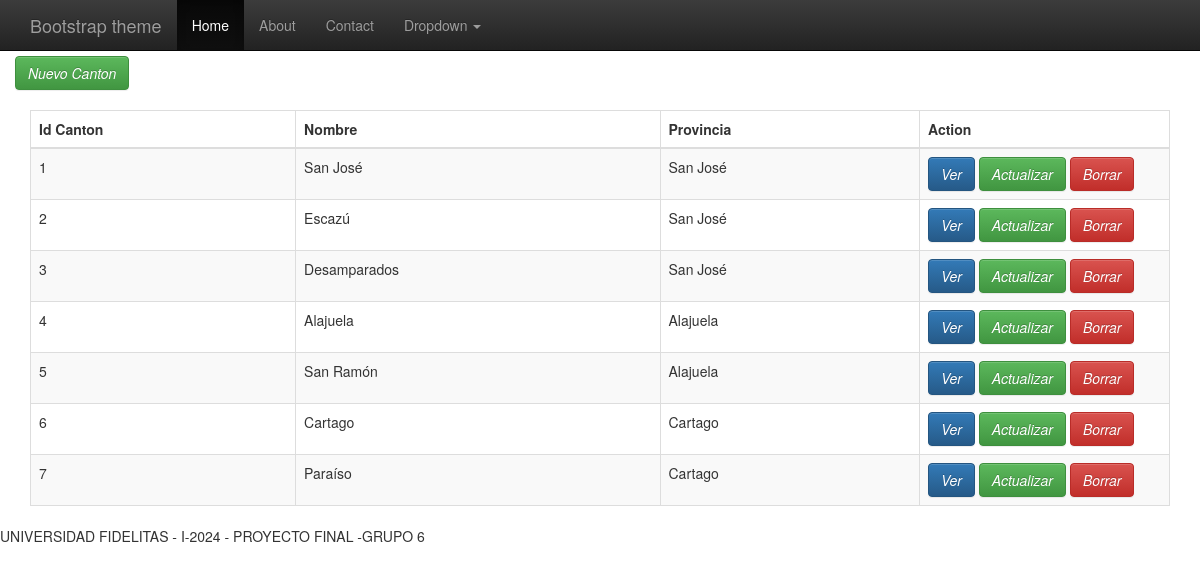
The page /SECTIONS/cantones.php on the database its author committed.
### tables this page shows
CREATE TABLE `cantones` (
  `id_canton` int(11) NOT NULL,
  `nombre` varchar(25) NOT NULL,
  `id_provincia` int(11) NOT NULL
);

CREATE TABLE `provincias` (
  `id_provincia` int(11) NOT NULL,
  `nombre` varchar(25) NOT NULL
);

### DAL/funciones_cantones.php (called while the page is built, shortened)
<?php
$conn = conectar();
function getInventarios()
{
    global $conn;
    $sql_select_cantones = "select id_canton, nombre, id_provincia from cantones";
    return $result = $conn->query($sql_select_cantones);
}
function getProvincia($id_provincia)
{
    global $conn;
    $sql_select_provincias = "select nombre from provincias where id_provincia=$id_provincia";
    $result = $conn->query($sql_select_provincias);
    $row = $result->fetch_assoc();
    return $row['nombre'];
}

### SECTIONS/cantones.php (the view, shortened to what this page needs)
<?php
require_once "../DAL/funciones_cantones.php";
?>
<!DOCTYPE html>
<html lang="en">
<head>
    <?php
    require_once "../INCLUDE/head.php";
    ?>
</head>
<body>
    <?php
    include "../INCLUDE/nav.php";
    ?>
    <div class="container">
        <div class="row">
            <h3>CANTONES DE COSTA RICA</h3>
        </div>
        <div class="row">
            <p>
                <?php
                echo '<button type="button" class="btn btn-success" data-toggle="modal"
                data-target="#insertar">
                <i class="fa fa-edit ">Nuevo Canton</i></button>';
                require "CANTONES/insertar_cantones.php";
                ?>
            <table class="table table-striped table-bordered">
                <thead>
                    <tr>
                        <th>Id Canton</th>
                        <th>Nombre</th>
                        <th>Provincia</th>
                        <th>Action</th>
                    </tr>
                </thead>
                <tbody>
                    <?php
                    $result = getInventarios();
                    if ($result->num_rows > 0) {
                        foreach ($result as $row) {
                            echo '<tr>';
                            echo '<td>' . $row['id_canton'] . '</td>';
                            echo '<td>' . $row['nombre'] . '</td>';
                            echo '<td>' . getProvincia($row['id_provincia']) . '</td>';
                            echo '<td width=250>';
                            echo '<button type="button" class="btn btn-primary" data-toggle="modal"
                            data-target="#ver' . $row['id_canton'] . ' ">
                            <i class="fa fa-edit ">Ver</i></button>';
                            echo '<button type="button" class="btn btn-success" data-toggle="modal"
                            data-target="#editar' . $row['id_canton'] . ' ">
                            <i class="fa fa-edit ">Actualizar</i></button>';
                            echo '<button type="button" class="btn btn-danger" data-toggle="modal"
                            data-target="#borrar' . $row['id_canton'] . ' ">
                            <i class="fa fa-edit ">Borrar</i></button>';
                            echo '</td>';
                            require "CANTONES/editar_cantones.php";
                            require "CANTONES/ver_cantones.php";
                            require "CANTONES/borrar_cantones.php";
                            echo '</tr>';
                        }
                    } else {
                        echo "No hay datos";
                    }
                    ?>
                </tbody>
            </table>
    <?php
    include "../INCLUDE/footer.php";
    ?>
</body>
</html>

### INCLUDE/head.php (shortened to what this page needs)
<link rel="stylesheet" href="https://getbootstrap.com/docs/3.4/dist/css/bootstrap.min.css" rel="stylesheet">
<link href="https://getbootstrap.com/docs/3.4/dist/css/bootstrap-theme.min.css" rel="stylesheet">
<link href="https://getbootstrap.com/docs/3.4/assets/css/ie10-viewport-bug-workaround.css" rel="stylesheet">
<link href="https://getbootstrap.com/docs/3.4/examples/theme/theme.css" rel="stylesheet">

### INCLUDE/nav.php (shortened to what this page needs)
<nav class="navbar navbar-inverse navbar-fixed-top">
  <div class="container">
    <div class="navbar-header">
      <a class="navbar-brand" href="#">Bootstrap theme</a>
    </div>
    <div id="navbar" class="navbar-collapse collapse">
      <ul class="nav navbar-nav">
        <li class="active"><a href="#">Home</a></li>
        <li><a href="#">About</a></li>
        <li><a href="#">Contact</a></li>
        <li class="dropdown">
          <a href="#" class="dropdown-toggle" data-toggle="dropdown" role="button" aria-haspopup="true" aria-expanded="false">Dropdown <span class="caret"></span></a>
        </li>
      </ul>
    </div>
  </div>
</nav>

### SECTIONS/CANTONES/insertar_cantones.php (shortened to what this page needs)
<!DOCTYPE html>
<html lang="en">
<head>
    <?php
    require_once "../INCLUDE/head.php";
    ?>
</head>
</div>
</html>

### SECTIONS/CANTONES/editar_cantones.php (shortened to what this page needs)
<!DOCTYPE html>
<html lang="en">
<head>
    <?php
    require_once "../INCLUDE/head.php";
    ?>
</head>
</html>

### SECTIONS/CANTONES/ver_cantones.php (shortened to what this page needs)
<!DOCTYPE html>
<html lang="en">
<head>
    <?php
    require_once "../INCLUDE/head.php";
    ?>
</head>
</html>

### SECTIONS/CANTONES/borrar_cantones.php (shortened to what this page needs)
<!DOCTYPE html>
<html lang="en">
<head>
    <?php
    require_once "../INCLUDE/head.php";
    ?>
</head>
</html>

### INCLUDE/footer.php (shortened to what this page needs)
<footer class="footer">
    <p class="footer__texto">UNIVERSIDAD FIDELITAS - I-2024 - PROYECTO FINAL -GRUPO 6</p>
</footer>

### rows shown on the page
cantones: id_canton "1", nombre "San José", id_provincia.nombre "San José"
cantones: id_canton "2", nombre "Escazú", id_provincia.nombre "San José"
cantones: id_canton "3", nombre "Desamparados", id_provincia.nombre "San José"
cantones: id_canton "4", nombre "Alajuela", id_provincia.nombre "Alajuela"
cantones: id_canton "5", nombre "San Ramón", id_provincia.nombre "Alajuela"
cantones: id_canton "6", nombre "Cartago", id_provincia.nombre "Cartago"
cantones: id_canton "7", nombre "Paraíso", id_provincia.nombre "Cartago"
